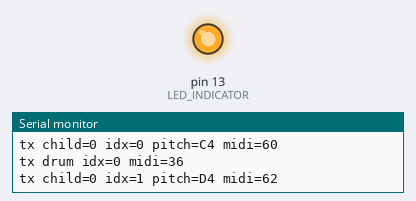
This sketch was run on a simulated Arduino Uno, built with avr-gcc and run on an emulated ATmega328P. Parts: output pins drawn as LEDs (lit = HIGH), the last lines printed to the serial monitor.

Above: at 1.56 s.
At 40.74 s:
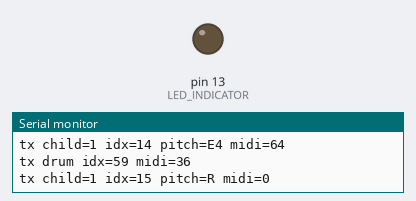
Timing chart, 0 to 56.2 s (numbered marks = the images above):
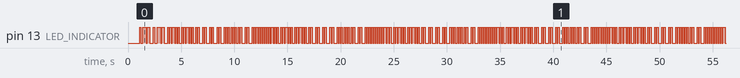

Measured:
- by itself, pin 13 (LED_INDICATOR): moves between LOW and HIGH, repeating every 42.5 s

The sketch:

hackoya3.ino
```cpp
#define DECODE_NEC
#define IR_SEND_PIN 3
#include <IRremote.hpp>

const int LED_INDICATOR = 13;
int tempoBpm = 90;

const int NUM_CHILDREN = 3;
const int DRUM_CHILD_ID = 2;
const int CANON_OFFSET_TICKS = 16;
const unsigned long IR_GAP_MS = 30;

String melody[] = {
  "C4", "D4", "E4", "F4", "E4", "D4", "C4", "R",
  "E4", "F4", "G4", "A4", "G4", "F4", "E4", "R",
  "C4", "C4", "C4", "C4",
  "C4", "C4", "D4", "D4", "E4", "E4", "F4", "F4", "E4", "D4", "C4", "R"
};
const int durations[] = {
  2, 2, 2, 2, 2, 2, 2, 2,
  2, 2, 2, 2, 2, 2, 2, 2,
  4, 4, 4, 4,
  1, 1, 1, 1, 1, 1, 1, 1, 2, 2, 2, 2
};
const int melodyLength = sizeof(melody) / sizeof(melody[0]);

const uint8_t DRUM_KICK = 36;
const uint8_t DRUM_CYMBAL = 49;
const uint8_t drumPattern[] = { DRUM_KICK, DRUM_KICK, DRUM_KICK, DRUM_KICK };
const int drumPatternLen = sizeof(drumPattern) / sizeof(drumPattern[0]);

int idx[NUM_CHILDREN] = {0, 0, 0};
unsigned long lastTickMs[NUM_CHILDREN] = {0, 0, 0};
unsigned long lastNoteDuration[NUM_CHILDREN] = {0, 0, 0};
unsigned long lastIrEndMs = 0;
uint16_t tickCount = 0;

uint8_t pitchToMidi(const String& pitch) {
  if (pitch.length() < 2) return 0;
  char noteChar = pitch.charAt(0);
  if (noteChar == 'R') return 0;
  int noteOffset;
  switch (noteChar) {
    case 'C': noteOffset = 0; break;
    case 'D': noteOffset = 2; break;
    case 'E': noteOffset = 4; break;
    case 'F': noteOffset = 5; break;
    case 'G': noteOffset = 7; break;
    case 'A': noteOffset = 9; break;
    case 'B': noteOffset = 11; break;
    default: return 0;
  }
  int octavePos = 1;
  if (pitch.charAt(1) == '#') { noteOffset++; octavePos = 2; }
  else if (pitch.charAt(1) == 'b') { noteOffset--; octavePos = 2; }
  if (octavePos >= (int)pitch.length()) return 0;
  int octave = pitch.charAt(octavePos) - '0';
  return (uint8_t)((octave + 1) * 12 + noteOffset);
}

unsigned long sixteenthMs() {
  return 60000UL / (unsigned long)tempoBpm / 4UL;
}

unsigned long noteIntervalMs(int i) {
  return sixteenthMs() * (unsigned long)durations[i];
}

unsigned long quarterMs() {
  return sixteenthMs() * 4UL;
}

void waitGap() {
  while (millis() - lastIrEndMs < IR_GAP_MS) { }
}

void sendPiano(int c) {
  waitGap();
  uint8_t note = pitchToMidi(melody[idx[c]]);
  IrSender.sendNEC((uint16_t)c, note, 0);
  lastIrEndMs = millis();
  Serial.print("tx child=");
  Serial.print(c);
  Serial.print(" idx=");
  Serial.print(idx[c]);
  Serial.print(" pitch=");
  Serial.print(melody[idx[c]]);
  Serial.print(" midi=");
  Serial.println(note);
}

void sendDrum() {
  waitGap();
  uint8_t note = drumPattern[idx[DRUM_CHILD_ID] % drumPatternLen];
  IrSender.sendNEC((uint16_t)DRUM_CHILD_ID, note, 0);
  lastIrEndMs = millis();
  Serial.print("tx drum idx=");
  Serial.print(idx[DRUM_CHILD_ID]);
  Serial.print(" midi=");
  Serial.println(note);
}

void setup() {
  Serial.begin(115200);
  IrSender.begin(IR_SEND_PIN);
  pinMode(LED_INDICATOR, OUTPUT);
  delay(1000);
  unsigned long now = millis();
  for (int c = 0; c < NUM_CHILDREN; c++) {
    lastTickMs[c] = now;
  }
  lastNoteDuration[0] = 0;
  lastNoteDuration[1] = (unsigned long)CANON_OFFSET_TICKS * sixteenthMs();
  lastNoteDuration[DRUM_CHILD_ID] = 0;
  lastIrEndMs = now;
  Serial.println("hack-oya2 start");
}

void loop() {
    unsigned long now = millis();

    // Ideal-time scheduling: avoid
  //cumulative drift caused by
    // child 1 (canon) blocking sendNEC +
 // waitGap each cycle.
    for (int c = 0; c < 2; c++) {
      if (now - lastTickMs[c] >=
  lastNoteDuration[c]) {
        sendPiano(c);
        lastTickMs[c] +=
  lastNoteDuration[c];
        lastNoteDuration[c] =
  noteIntervalMs(idx[c]);
        idx[c]++;
        if (idx[c] >= melodyLength) idx[c]
  = 0;
        tickCount++;
        digitalWrite(LED_INDICATOR,
  (tickCount % 2) ? HIGH : LOW);
      }
    }

    if (now - lastTickMs[DRUM_CHILD_ID] >=
  lastNoteDuration[DRUM_CHILD_ID]) {
      sendDrum();
      lastTickMs[DRUM_CHILD_ID] +=
  lastNoteDuration[DRUM_CHILD_ID];
      lastNoteDuration[DRUM_CHILD_ID] =
  quarterMs();
      idx[DRUM_CHILD_ID]++;
      tickCount++;
      digitalWrite(LED_INDICATOR,
  (tickCount % 2) ? HIGH : LOW);
    }
  }
```
